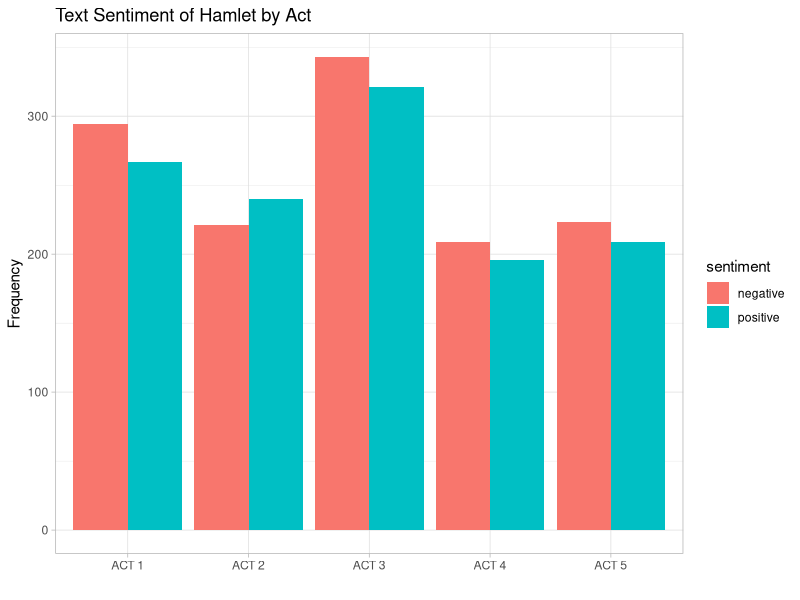

Here is the R script that generated this plot:
## ---- chunk 1
knitr::opts_chunk$set(echo = TRUE)
library("tidyverse")
library("tidytext")
library("tokenizers")
## ---- chunk 2
hamlet_flex <- readLines("./hamlet.txt")
act_1 <- hamlet_flex[4:1230]
act_2 <- hamlet_flex[1231:2231]
act_3 <- hamlet_flex[2232:3516]
act_4 <- hamlet_flex[3517:4492]
act_5 <- hamlet_flex[4493:5568] 

positive <- get_sentiments("bing") %>%
  filter(sentiment == "positive")
negative <- get_sentiments("bing") %>%
  filter(sentiment == "negative")


## ---- chunk 3
word_by_word <- function(x){
  df <- x %>% 
    str_c(collapse = " ") %>% 
    tokenize_words() %>% 
    data.frame()}

## ---- chunk 4
words_1 <- word_by_word(act_1)
names(words_1) <- "word"

words_2 <- word_by_word(act_2)
names(words_2) <- "word"

words_3 <- word_by_word(act_3)
names(words_3) <- "word"
words_4 <- word_by_word(act_4)
names(words_4) <- "word"

words_5 <-word_by_word(act_5)
names(words_5) <- "word"
## ---- chunk 5
positive_n <- function(df){
  dfnew <- df %>% 
    semi_join(positive) %>% 
    count(word, sort = TRUE)
  dfnew %>% 
    summarize_at(vars(n), funs(sum))
}

negative_n <- function(df){
   dfnew <- df %>% 
    semi_join(negative) %>% 
    count(word, sort = TRUE) 
   dfnew%>% 
    summarize_at(vars(n), funs(sum))
}
## ---- chunk 6
positive_1 <- positive_n(words_1)
negative_1 <- negative_n(words_1)

positive_2 <- positive_n(words_2)
negative_2 <- negative_n(words_2)


positive_3 <- positive_n(words_3)
negative_3 <- negative_n(words_3)

positive_4 <- positive_n(words_4)
negative_4 <- negative_n(words_4)

positive_5 <- positive_n(words_5)
negative_5 <- negative_n(words_5)

## ---- chunk 7

sentiment_analysis <- data_frame(act = c("ACT 1", "ACT 1", "ACT 2", "ACT 2", "ACT 3", "ACT 3", "ACT 4", "ACT 4", "ACT 5", "ACT 5"), 
                                 sentiment = c("positive", "negative", "positive", "negative", "positive", "negative", "positive", "negative", "positive", "negative"), 
                                 count = c(positive_1$n, negative_1$n, positive_2$n, negative_2$n, positive_3$n, negative_3$n, positive_4$n, negative_4$n, positive_5$n, negative_5$n))

sentiment_analysis %>% 
  ggplot(mapping = aes(x = act, y = count, fill = sentiment)) +
  geom_col(position = "dodge") +
  labs(title = "Text Sentiment of Hamlet by Act") +
  ylab("Frequency") +
  xlab("") +
  theme_light()
